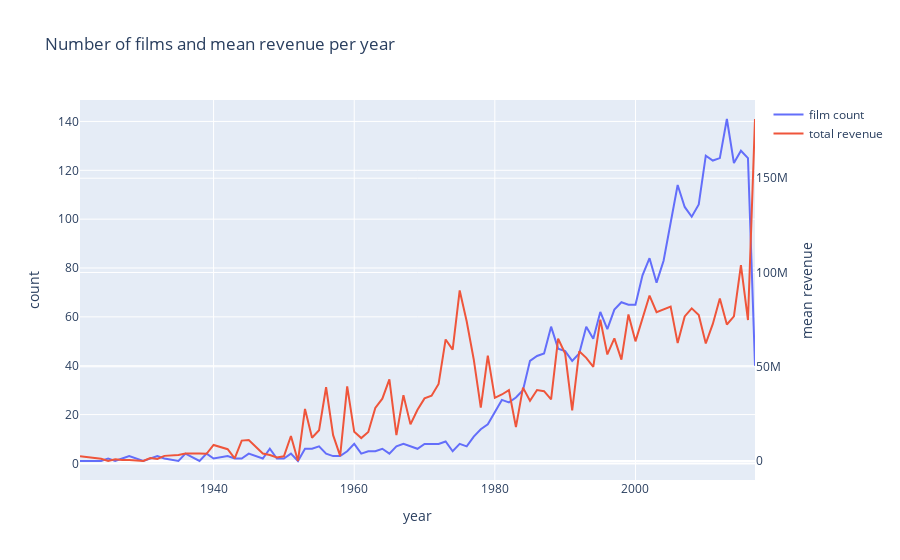

This figure's notebook cell:
### Code cell
d1=train['release_date_year'].value_counts().sort_index()
d2=train.groupby(['release_date_year'])['revenue'].mean()
data=[go.Scatter(x=d1.index,y=d1.values,name='film count'),
     go.Scatter(x=d2.index,y=d2.values,name='total revenue',yaxis='y2')]
layout=go.Layout(dict(title='Number of films and mean revenue per year',
                     xaxis=dict(title='year'),
                     yaxis=dict(title='count'),
                     yaxis2=dict(title='mean revenue',overlaying='y',side='right')),
                legend=dict(orientation='v'))
py.iplot(dict(data=data,layout=layout))
